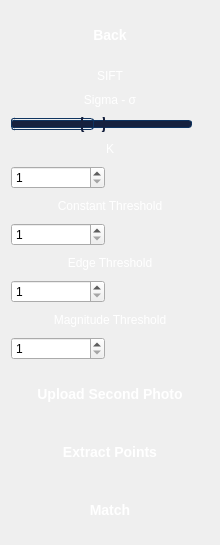
        <widget class="QWidget" name="page_sift_controls">
         <layout class="QVBoxLayout" name="page_sift_layout">
          <property name="spacing">
           <number>10</number>
          </property>
          <item>
           <widget class="QPushButton" name="back_button_2">
            <property name="cursor">
             <cursorShape>PointingHandCursor</cursorShape>
            </property>
            <property name="styleSheet">
             <string notr="true">QPushButton {
            background: qlineargradient(x1:0, y1:0, x2:1, y2:0,
                stop:0 #0f3460, stop:1 #16213e);
            color: white;
            border: none;
            padding: 12px 24px;
            font-size: 14px;
            margin: 4px 2px;
            border-radius: 8px;
            font-weight: bold;
            min-width: 120px;
        }
        QPushButton:hover {
            background: qlineargradient(x1:0, y1:0, x2:1, y2:0,
                stop:0 #16213e, stop:1 #0f3460);
            border: 1px solid #e94560;
        }
        QPushButton:pressed {
            background: qlineargradient(x1:0, y1:0, x2:1, y2:0,
                stop:0 #0f3460, stop:1 #16213e);
            padding-top: 13px;
            padding-bottom: 11px;
        }</string>
            </property>
            <property name="text">
             <string>Back</string>
            </property>
           </widget>
          </item>
          <item>
           <widget class="QLabel" name="sift_title">
            <property name="styleSheet">
             <string notr="true">color:white;</string>
            </property>
            <property name="text">
             <string>SIFT</string>
            </property>
            <property name="alignment">
             <set>Qt::AlignCenter</set>
            </property>
           </widget>
          </item>
          <item>
           <widget class="QLabel" name="sift_sigma_label">
            <property name="styleSheet">
             <string notr="true">color:white;</string>
            </property>
            <property name="text">
             <string>Sigma - σ</string>
            </property>
            <property name="alignment">
             <set>Qt::AlignCenter</set>
            </property>
           </widget>
          </item>
          <item>
           <layout class="QHBoxLayout" name="sift_sigma_slider_layout">
            <item>
             <widget class="QSlider" name="sift_sigma_slider">
              <property name="styleSheet">
               <string notr="true">QSlider::groove:horizontal {
            border: 1px solid #0f3460;
            height: 6px;
            background: #16213e;
            margin: 2px 0;
            border-radius: 3px;
        }
        QSlider::handle:horizontal {
            background: qlineargradient(x1:0, y1:0, x2:1, y2:1,
                stop:0 #e94560, stop:1 #0f3460);
            width: 20px;
            margin: -8px 0;
            border-radius: 6px;
            border: 2px solid #16213e;
        }
        QSlider::sub-page:horizontal {
            background: qlineargradient(x1:0, y1:0, x2:1, y2:0,
                stop:0 #e94560, stop:1 #0f3460);
            border: 1px solid #0f3460;
            height: 6px;
            border-radius: 3px;
        }</string>
              </property>
              <property name="minimum">
               <number>1</number>
              </property>
              <property name="maximum">
               <number>10</number>
              </property>
              <property name="value">
               <number>5</number>
              </property>
              <property name="orientation">
               <enum>Qt::Horizontal</enum>
              </property>
             </widget>
            </item>
            <item>
             <widget class="QLabel" name="sift_sigma_slider_label">
              <property name="styleSheet">
               <string notr="true">color:white;</string>
              </property>
              <property name="text">
               <string/>
              </property>
             </widget>
            </item>
           </layout>
          </item>
          <item>
           <widget class="QLabel" name="sift_k_label">
            <property name="styleSheet">
             <string notr="true">color:white;</string>
            </property>
            <property name="text">
             <string>K</string>
            </property>
            <property name="alignment">
             <set>Qt::AlignCenter</set>
            </property>
           </widget>
          </item>
          <item>
           <layout class="QHBoxLayout" name="sift_k_slider_layout">
            <item>
             <widget class="QSpinBox" name="sift_k_spinbox">
              <property name="minimum">
               <number>1</number>
              </property>
              <property name="maximum">
               <number>10</number>
              </property>
              <property name="value">
               <number>1</number>
              </property>
             </widget>
            </item>
            <item>
             <widget class="QLabel" name="sift_k_slider_label">
              <property name="styleSheet">
               <string notr="true">color:white;</string>
              </property>
              <property name="text">
               <string/>
              </property>
             </widget>
            </item>
           </layout>
          </item>
          <item>
           <widget class="QLabel" name="sift_constant_threshold_label">
            <property name="styleSheet">
             <string notr="true">color:white;</string>
            </property>
            <property name="text">
             <string>Constant Threshold</string>
            </property>
            <property name="alignment">
             <set>Qt::AlignCenter</set>
            </property>
           </widget>
          </item>
          <item>
           <layout class="QHBoxLayout" name="sift_constant_threshold_slider_layout">
            <item>
             <widget class="QSpinBox" name="sift_constant_threshold_spinbox">
              <property name="minimum">
               <number>1</number>
              </property>
              <property name="maximum">
               <number>10</number>
              </property>
              <property name="value">
               <number>1</number>
              </property>
             </widget>
            </item>
            <item>
             <widget class="QLabel" name="sift_constant_threshold_slider_label">
              <property name="styleSheet">
               <string notr="true">color:white;</string>
              </property>
              <property name="text">
               <string/>
              </property>
             </widget>
            </item>
           </layout>
          </item>
          <item>
           <widget class="QLabel" name="sift_edge_threshold_label">
            <property name="styleSheet">
             <string notr="true">color:white;</string>
            </property>
            <property name="text">
             <string>Edge Threshold</string>
            </property>
            <property name="alignment">
             <set>Qt::AlignCenter</set>
            </property>
           </widget>
          </item>
          <item>
           <layout class="QHBoxLayout" name="sift_edge_threshold_slider_layout">
            <item>
             <widget class="QSpinBox" name="sift_edge_threshold_spinbox">
              <property name="minimum">
               <number>1</number>
              </property>
              <property name="maximum">
               <number>10</number>
              </property>
              <property name="value">
               <number>1</number>
              </property>
             </widget>
            </item>
            <item>
             <widget class="QLabel" name="sift_edge_threshold_slider_label">
              <property name="styleSheet">
               <string notr="true">color:white;</string>
              </property>
              <property name="text">
               <string/>
              </property>
             </widget>
            </item>
           </layout>
          </item>
          <item>
           <widget class="QLabel" name="sift_magnitude_threshold_label">
            <property name="styleSheet">
             <string notr="true">color:white;</string>
            </property>
            <property name="text">
             <string>Magnitude Threshold</string>
            </property>
            <property name="alignment">
             <set>Qt::AlignCenter</set>
            </property>
           </widget>
          </item>
          <item>
           <layout class="QHBoxLayout" name="sift_magnitude_threshold_slider_layout">
            <item>
             <widget class="QSpinBox" name="sift_magnitude_threshold_spinbox">
              <property name="minimum">
               <number>1</number>
              </property>
              <property name="maximum">
               <number>10</number>
              </property>
              <property name="value">
               <number>1</number>
              </property>
             </widget>
            </item>
            <item>
             <widget class="QLabel" name="sift_magnitude_threshold_slider_label">
              <property name="styleSheet">
               <string notr="true">color:white;</string>
              </property>
              <property name="text">
               <string/>
              </property>
             </widget>
            </item>
           </layout>
          </item>
          <item>
           <widget class="QPushButton" name="upload_sift_photo_button">
            <property name="cursor">
             <cursorShape>PointingHandCursor</cursorShape>
            </property>
            <property name="styleSheet">
             <string notr="true">QPushButton {
            background: qlineargradient(x1:0, y1:0, x2:1, y2:0,
                stop:0 #0f3460, stop:1 #16213e);
            color: white;
            border: none;
            padding: 12px 24px;
            font-size: 14px;
            margin: 4px 2px;
            border-radius: 8px;
            font-weight: bold;
            min-width: 120px;
        }
        QPushButton:hover {
            background: qlineargradient(x1:0, y1:0, x2:1, y2:0,
                stop:0 #16213e, stop:1 #0f3460);
            border: 1px solid #e94560;
        }
        QPushButton:pressed {
            background: qlineargradient(x1:0, y1:0, x2:1, y2:0,
                stop:0 #0f3460, stop:1 #16213e);
            padding-top: 13px;
            padding-bottom: 11px;
        }</string>
            </property>
            <property name="text">
             <string>Upload Second Photo</string>
            </property>
           </widget>
          </item>
          <item>
           <widget class="QPushButton" name="sift_extract_points_button">
            <property name="cursor">
             <cursorShape>PointingHandCursor</cursorShape>
            </property>
            <property name="styleSheet">
             <string notr="true">QPushButton {
            background: qlineargradient(x1:0, y1:0, x2:1, y2:0,
                stop:0 #0f3460, stop:1 #16213e);
            color: white;
            border: none;
            padding: 12px 24px;
            font-size: 14px;
            margin: 4px 2px;
            border-radius: 8px;
            font-weight: bold;
            min-width: 120px;
        }
        QPushButton:hover {
            background: qlineargradient(x1:0, y1:0, x2:1, y2:0,
                stop:0 #16213e, stop:1 #0f3460);
            border: 1px solid #e94560;
        }
        QPushButton:pressed {
            background: qlineargradient(x1:0, y1:0, x2:1, y2:0,
                stop:0 #0f3460, stop:1 #16213e);
            padding-top: 13px;
            padding-bottom: 11px;
        }</string>
            </property>
            <property name="text">
             <string>Extract Points</string>
            </property>
           </widget>
          </item>
          <item>
           <widget class="QPushButton" name="sift_match_button">
            <property name="cursor">
             <cursorShape>PointingHandCursor</cursorShape>
            </property>
            <property name="styleSheet">
             <string notr="true">QPushButton {
            background: qlineargradient(x1:0, y1:0, x2:1, y2:0,
                stop:0 #0f3460, stop:1 #16213e);
            color: white;
            border: none;
            padding: 12px 24px;
            font-size: 14px;
            margin: 4px 2px;
            border-radius: 8px;
            font-weight: bold;
            min-width: 120px;
        }
        QPushButton:hover {
            background: qlineargradient(x1:0, y1:0, x2:1, y2:0,
                stop:0 #16213e, stop:1 #0f3460);
            border: 1px solid #e94560;
        }
        QPushButton:pressed {
            background: qlineargradient(x1:0, y1:0, x2:1, y2:0,
                stop:0 #0f3460, stop:1 #16213e);
            padding-top: 13px;
            padding-bottom: 11px;
        }</string>
            </property>
            <property name="text">
             <string>Match</string>
            </property>
           </widget>
          </item>
         </layout>
        </widget>
